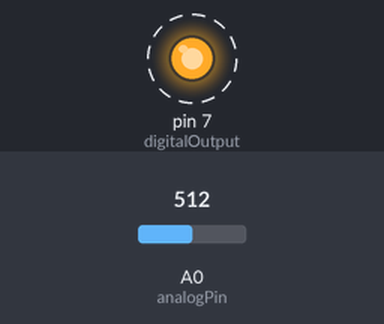
Bench run of a sketch on a simulated Arduino Nano, built with avr-gcc and run on an emulated ATmega328P. On the bench: output pins drawn as LEDs (lit = HIGH). Dashed ring = blinking. Inputs (shaded band) come from the test bench; at power-on: A0 (analogPin) = 512. What the sketch prints to the serial monitor is not drawn.

Above: at 0.5 s.
Timing chart, 0 to 4.6 s (numbered marks = the images above):
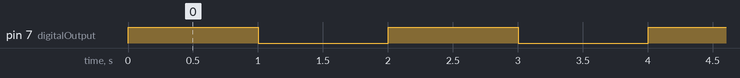

Measured:
- by itself, pin 7 (digitalOutput): alternates HIGH for 1.0 s and LOW for 1.0 s

The sketch:

main.ino
```cpp
//ADC internal nano adalah 10 bit, nilai maksimal 1024
#define ResADC 1023
#define Vin 4.7 // Voltage Nano di sekitar situ
// pin yang digunakan
#define digitalOutput 7
#define analogPin A0

float Vout;

void setup(){
    Serial.begin(9600);
    pinMode(digitalOutput, OUTPUT);
}

void loop() {
    /* Konversi tegangan HIGH */
    // set pin menjadi HIGH
    // baca nilai input tegangan dari output level converter
    // kirim melalui serial communication

    digitalWrite(digitalOutput, HIGH); // set pin menjadi HIGH
    Vout = analogRead(analogPin) * Vin / ResADC; // baca nilai input tegangan dari output level converter
    Serial.println(Vout); // kirim melalui serial communication

    delay(1000);
    /* Konversi tegangan LOW */
    // set pin menjadi LOW
    // baca nilai input tegangan dari output level converter
    // kirim melalui serial communication

    digitalWrite(digitalOutput, LOW); // set pin menjadi LOW
    Vout = analogRead(analogPin) * Vin / ResADC; // baca nilai input tegangan dari output level converter
    Serial.println(Vout); // kirim melalui serial communication

    delay(1000);
}
```
